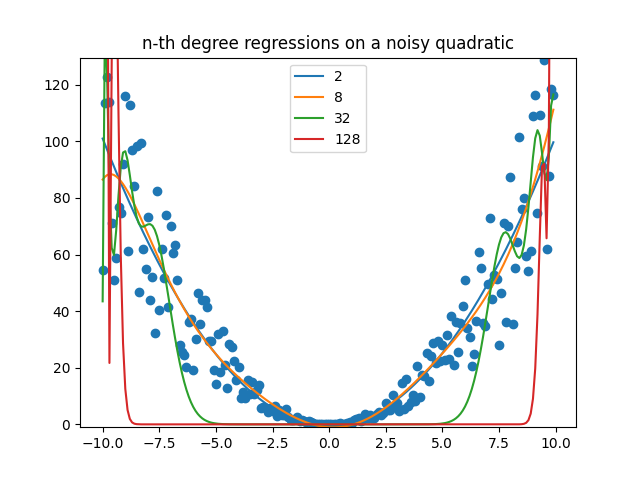

Recreate this plot in Python.
import numpy as np
import scipy as sp
from matplotlib import pyplot as plt
import random

from sklearn.preprocessing import PolynomialFeatures
from sklearn.linear_model import LinearRegression
from sklearn.pipeline import Pipeline

'''
This is a demonstration of the capacity for overfitting by various loss functions.
In the quadratic regression, it appears there cannot be overfitting.
As the degree of the regression increases, overfitting becomes apparent.
'''

random.seed()

def noisy_quadratic(x):
    return (x**2)+random.uniform(-(x**2)/2,(x**2)/2)

def get_noisy_quadratic():
    x = np.array([cur_x for cur_x in np.arange(-10,10,.1)])
    y = np.array([noisy_quadratic(cur_x) for cur_x in x])
    return x,y

def polynomial_regression(x,y,degree=2):
    model = Pipeline([('poly', PolynomialFeatures(degree=degree)),
                      ('linear', LinearRegression(fit_intercept=False))])
    model = model.fit(x,y)
    predicted_y = model.predict(x)
    return predicted_y

x,y = get_noisy_quadratic()
plt.xlim(min(x)-1, max(x)+1)
plt.ylim(min(y)-1, max(y)+1)
plt.scatter(x,y)

x = x.reshape(-1,1)
y = y.reshape(-1,1)
print(x)

legend = [2,8,32,128]
for cur_degree in legend:
    predicted_y = polynomial_regression(x,y,degree=cur_degree)
    plt.plot(x,predicted_y)

plt.title("n-th degree regressions on a noisy quadratic")
plt.legend(legend)
plt.savefig("overfitting.png")
plt.show()
